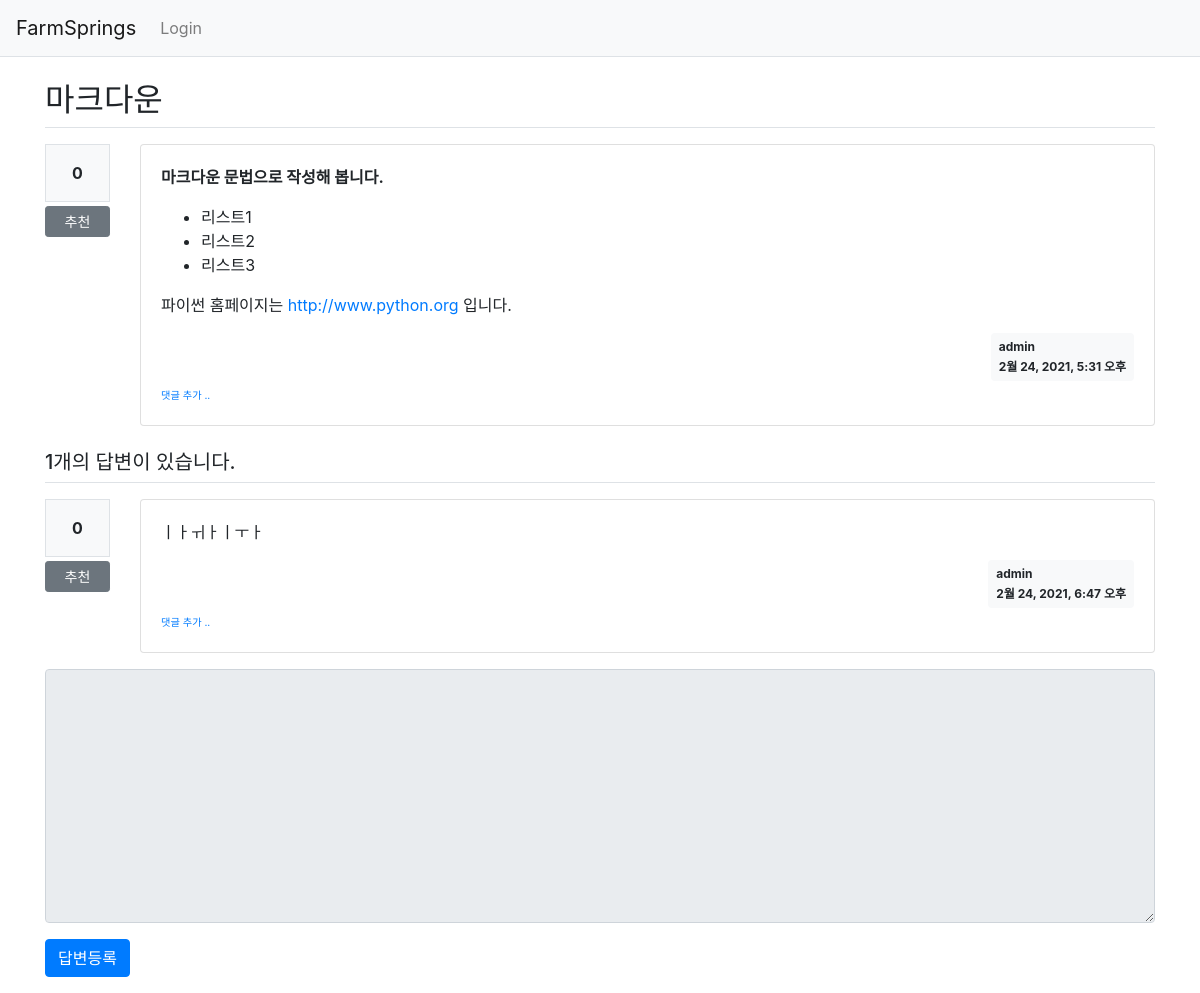
Page /pybo/305/ on the committed database.
### pybo/models.py (models this page shows, shortened)
class Question(models.Model):
    author = models.ForeignKey(User, on_delete=models.CASCADE, related_name='author_question')
    subject = models.CharField(max_length=200)
    content = models.TextField()
    create_date = models.DateTimeField()
    modify_date = models.DateTimeField(null=True, blank=True)
    voter = models.ManyToManyField(User, related_name='voter_question')

class Answer(models.Model):
    author = models.ForeignKey(User, on_delete=models.CASCADE, related_name='author_answer')
    question = models.ForeignKey(Question, on_delete=models.CASCADE)
    content = models.TextField()
    create_date = models.DateTimeField()
    modify_date = models.DateTimeField(null=True, blank=True)
    voter = models.ManyToManyField(User, related_name='voter_answer')

### pybo/views/base_views.py (the view)
# urls.py: path('<int:question_id>/', base_views.detail, name='detail'),
def detail(request, question_id):
    question = get_object_or_404(Question, pk=question_id)
    context = {'question': question}
    return render(request, 'pybo/question_detail.html', context)

### pybo/templatetags/pybo_filter.py (called while the page is built)
@register.filter()
def mark(value):
    extensions = ["nl2br", "fenced_code"]
    return mark_safe(markdown.markdown(value, extensions=extensions))

### templates/pybo/question_detail.html (shortened to what this page needs)
{% extends 'base.html' %}
{% load pybo_filter %}
{% block content %}
<div class="container my-3">
    <h2 class="border-bottom py-2">{{ question.subject }}</h2>
    <div class="row my-3">
        <div class="col-1">
            <div class="bg-light text-center p-3 border font-weight-bolder mb-1">{{question.voter.count}}</div>
            <a href="#" data-uri="{% url 'pybo:vote_question' question.id  %}"
               class="recommend btn btn-sm btn-secondary btn-block my-1">추천</a>
        </div>
        <div class="col-11">
            <div class="card">
                <div class="card-body">
                    <div class="card-text">{{ question.content|mark }}</div>
                    <div class="d-flex justify-content-end">
                        <div class="badge badge-light p-2 text-left">
                            <div class="mb-2">{{ question.author.username }}</div>
                            <div>{{ question.create_date }}</div>
                        </div>
                    </div>
                    <div>
                        <a href="{% url 'pybo:comment_create_question' question.id  %}"
                           class="small"><small>댓글 추가 ..</small></a>
                    </div>
                </div>
            </div>
        </div>
    </div>
    <h5 class="border-bottom my-3 py-2">{{question.answer_set.count}}개의 답변이 있습니다.</h5>
    {% for answer in question.answer_set.all %}
    <div class="row my-3">
        <div class="col-1">
            <div class="bg-light text-center p-3 border font-weight-bolder mb-1">{{answer.voter.count}}</div>
            <a href="#" data-uri="{% url 'pybo:vote_answer' answer.id  %}"
                class="recommend btn btn-sm btn-secondary btn-block my-1">추천</a>
        </div>
        <div class="col-11">
            <div class="card">
                <div class="card-body">
                    <div class="card-text">{{ answer.content|mark }}</div>
                    <div class="d-flex justify-content-end">
                        <div class="badge badge-light p-2 text-left">
                            <div class="mb-2">{{ answer.author.username }}</div>
                            <div>{{ answer.create_date }}</div>
                        </div>
                    </div>
                    <div>
                        <a href="{% url 'pybo:comment_create_answer' answer.id  %}"
                           class="small"><small>댓글 추가 ..</small></a>
                    </div>
                </div>
            </div>
        </div>
    </div>
    {% endfor %}
    <form action="{% url 'pybo:answer_create' question.id %}" method="post" class="my-3">
        <div class="form-group">
            <textarea {% if not user.is_authenticated %}disabled{% endif %}
              name="content" id="content" class="form-control" rows="10"></textarea>
        </div>
        <input type="submit" value="답변등록" class="btn btn-primary">
    </form>
</div>
{% endblock %}

### rows in the picture
Question: subject "마크다운", voter.count "0", content|mark "마크다운 문법으로 작성해 봅니다. 리스트1 리스트2 리스트3 파이썬 홈페이지는 http://www.python.org 입니다.", author.username "admin", create_date "2월 24, 2021, 5:31 오후", answer_set.count "1"
Answer: voter.count "0", content|mark "ㅣㅏㅟㅏㅣㅜㅏ", author.username "admin", create_date "2월 24, 2021, 6:47 오후"
